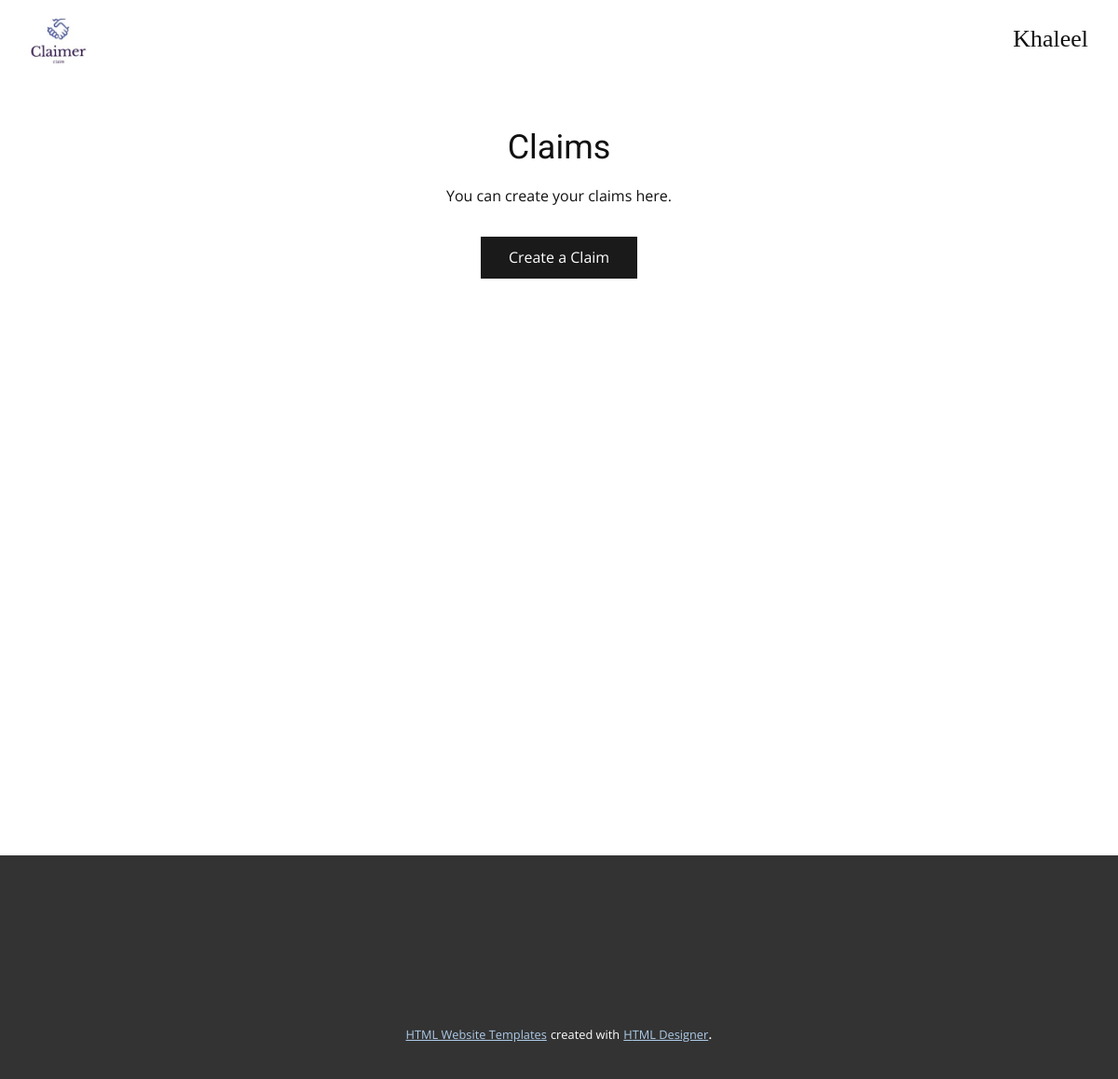
The page /claims/list/ (signed in) on the database as committed earlier.
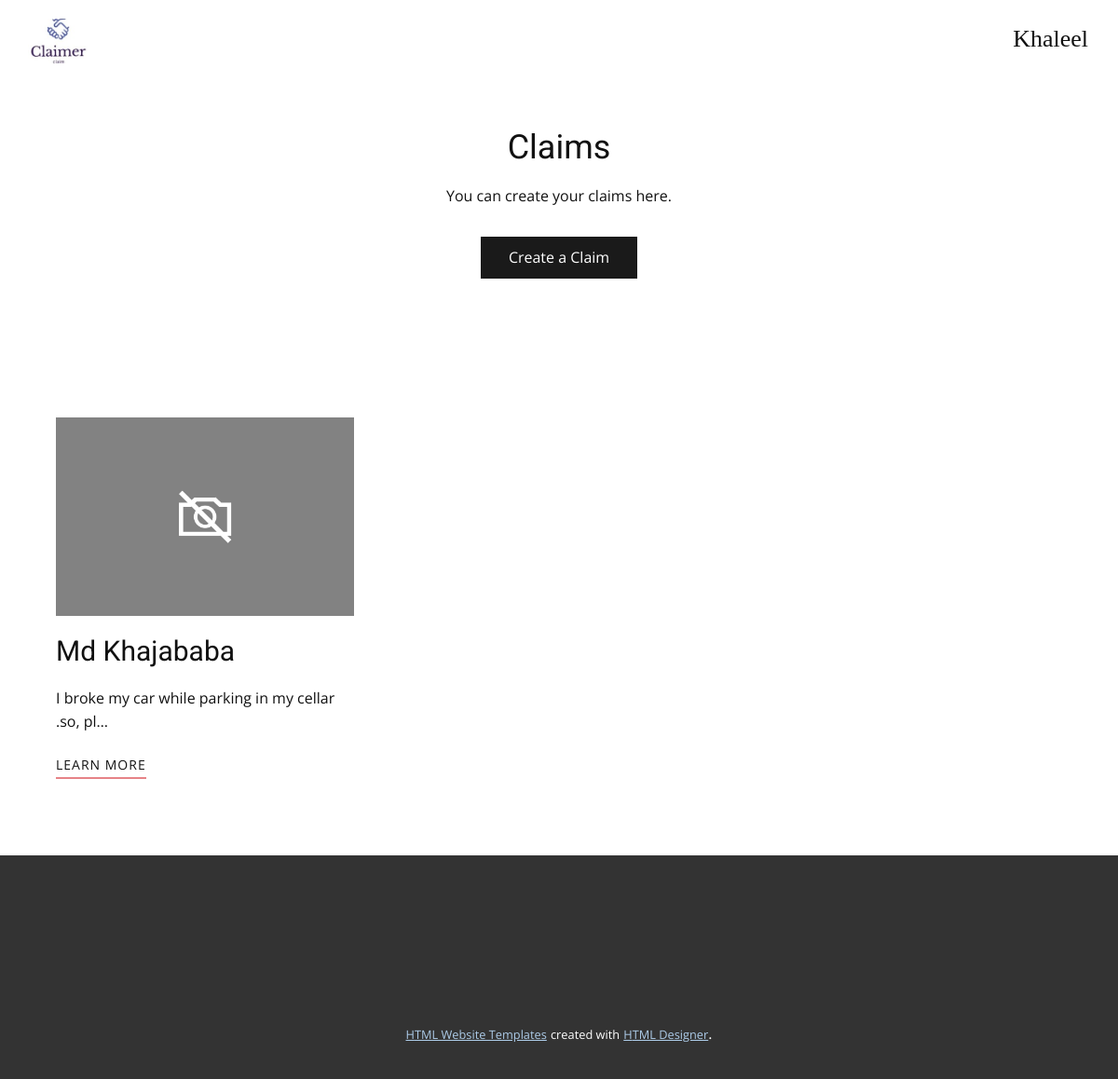
The same page on the database as committed later.
### claims/models.py (models this page shows)
class User(AbstractUser):
    username = models.CharField(max_length=20, unique=True)
    is_agent = models.BooleanField(default=False)
    email = models.EmailField(unique=True)
    pic = models.ImageField(blank=True, null=True, upload_to='images/')
    socialauth = models.BooleanField(default = True)

class LeadDetails(models.Model):
    user = models.ForeignKey(User,on_delete = models.DO_NOTHING,default = None)
    first_name = models.CharField(max_length=20)
    last_name = models.CharField(max_length=20)
    age = models.IntegerField()
    phone =  PhoneNumberField(null=False,blank=False,default =None)
    email = models.EmailField()
    is_selected = models.BooleanField(default=False)
    is_v = models.BooleanField(default = True)
    address = models.CharField(max_length=150)
    occupation = models.CharField(max_length=20)
    agent = models.ForeignKey(AgentUser, on_delete=models.DO_NOTHING,default = None)
    image = models.ImageField(null=True, blank=True, upload_to="images/")
    describtion = models.CharField(max_length=200)

### claims/views.py (the view)
# urls.py: path('list/',Leadlist,name = 'list'),
def Leadlist(request):
    user = request.user
    idl = User.objects.filter(username = user.username).first()
    data = LeadDetails.objects.filter(user = idl)
    context = {
        'data': data,
        "user": idl
    }
    return render(request, 'list.html', context)

### templates/list.html (shortened to what this page needs)
{% load static %}
<!DOCTYPE html>
<html style="font-size: 16px;">
  <head>
    <link rel="stylesheet" href="{% static 'css/nicepage.css' %}" media="screen">
<link rel="stylesheet" href="{% static 'css/list.css' %}" media="screen">
  </head>
  <body class="u-body"><header class="u-clearfix u-header u-header" id="sec-6773"><div class="u-clearfix u-sheet u-sheet-1">
        <a href="{% url 'landingpage' %}" class="u-image u-logo u-image-1" data-image-width="150" data-image-height="112">
          <img src="{% static 'images/logo.jfif' %}" class="u-logo-image u-logo-image-1">
        </a>
        <nav class="u-align-left u-dropdown-icon u-menu u-menu-dropdown u-nav-spacing-25 u-offcanvas u-menu-1" data-responsive-from="XL">
          <div class="menu-collapse">
            {% if user.is_authenticated %}
            <a class="u-button-style u-nav-link" href="#" style="font-size: calc(1em + 10px); color: rgb(17, 17, 17) !important; padding: 14px 18px;">
               {{user.username}}
            </a>
            {% endif %}
          </div>
        </nav>
      </div></header>
    <section class="u-align-center u-clearfix u-section-1" id="sec-51d4">
      <div class="u-align-center u-clearfix u-sheet u-valign-middle u-sheet-1">
        <h2 class="u-text u-text-default u-text-1">Claims</h2>
        <p class="u-text u-text-2">You can create your claims here.</p>
        <a href="{% url 'claims:create' %}" class="u-btn u-button-style u-grey-90 u-btn-1">Create a Claim</a>
      </div>
    </section>
    <section class="u-clearfix u-section-2" id="sec-9d35">
      <div class="u-clearfix u-sheet u-valign-middle u-sheet-1">
        <div class="u-list u-list-1">
          <div class="u-repeater u-repeater-1">
            {% for d in data %}
            <div class="u-container-style u-list-item u-repeater-item">
              <div class="u-container-layout u-similar-container u-container-layout-1">
                <img alt="" class="u-expanded-width u-image u-image-default u-image-1" data-image-width="2000" data-image-height="1333" src="{{ d.image.url }}">
                <h3 class="u-text u-text-default u-text-1">{{ d.first_name }} {{ d.last_name }}</h3>
                <p class="u-text u-text-2">{{d.describtion| truncatechars:50}}</p>
                <a href="{% url 'claims:detail' d.pk %}" class="u-active-none u-border-2 u-border-hover-palette-2-base u-border-palette-2-light-1 u-btn u-button-style u-hover-none u-none u-text-body-color u-btn-1">learn more</a>
              </div>
            </div>
            {% endfor %}
          </div>
        </div>
      </div>
    </section>
    <footer class="u-align-center u-clearfix u-footer u-grey-80 u-footer" id="sec-5896"><div class="u-clearfix u-sheet u-sheet-1">
      </div></footer>
    <section class="u-backlink u-clearfix u-grey-80">
      <a class="u-link" href="https://nicepage.com/html-templates" target="_blank">
        <span>HTML Website Templates</span>
      </a>
      <p class="u-text">
        <span>created with</span>
      </p>
      <a class="u-link" href="https://nicepage.com/html-website-builder" target="_blank">
        <span>HTML Designer</span>
      </a>.
    </section>
  </body>
</html>

### static/css/list.css (style rules this page uses)
.u-section-1 .u-sheet-1 { min-height: 294px; }
.u-section-1 .u-text-1 { margin: 60px auto 0; }
.u-section-1 .u-text-2 { width: 680px; margin: 20px auto 0; }
.u-section-1 .u-btn-1 { margin: 30px auto 60px; }
.u-section-2 .u-sheet-1 { min-height: 552px; }
.u-section-2 .u-list-1 { width: 1140px; grid-template-rows: repeat(1, auto); margin: 50px 0; }
.u-section-2 .u-repeater-1 { grid-template-columns: repeat(3, 33.3333%); min-height: 375px; grid-gap: 0px; }
.u-section-2 .u-container-layout-1 { padding: 20px 30px; }
.u-section-2 .u-image-1 { height: 213px; margin: 0 auto 0 0; }
.u-section-2 .u-text-1 { margin: 20px auto 0 0; }
.u-section-2 .u-text-2 { margin: 20px 0 0; }
.u-section-2 .u-btn-1 { font-size: 0.875rem; letter-spacing: 1px; border-style: none none solid; text-transform: uppercase; margin: 20px auto 0 0; padding: 2px 0; }

Rows that differ between the two databases and show on the page:
added LeadDetails: image (picture), first_name "Md", last_name "Khajababa", describtion "I broke my car while parking in my cellar .so, pl…"
